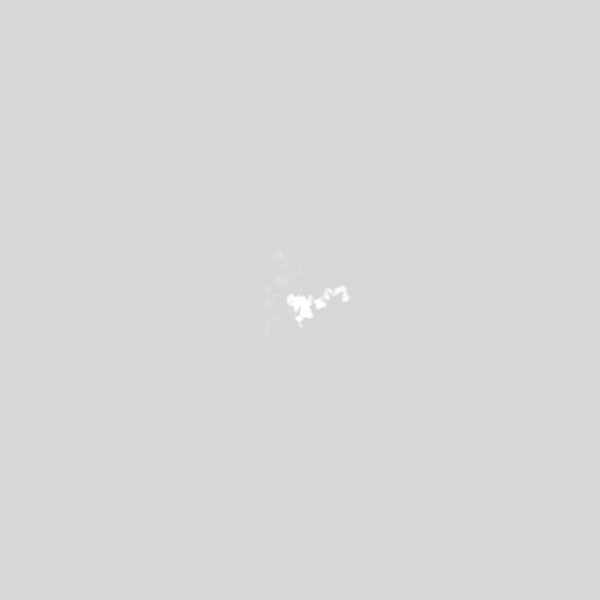
Frame 1 (no input)
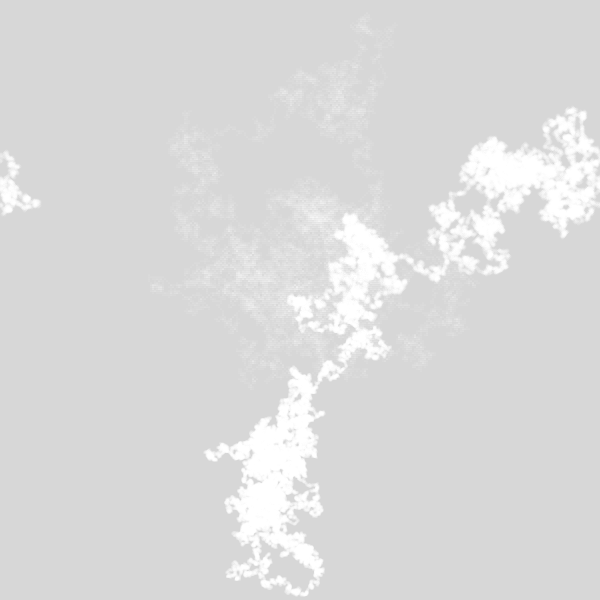
Frame 60 (no input)
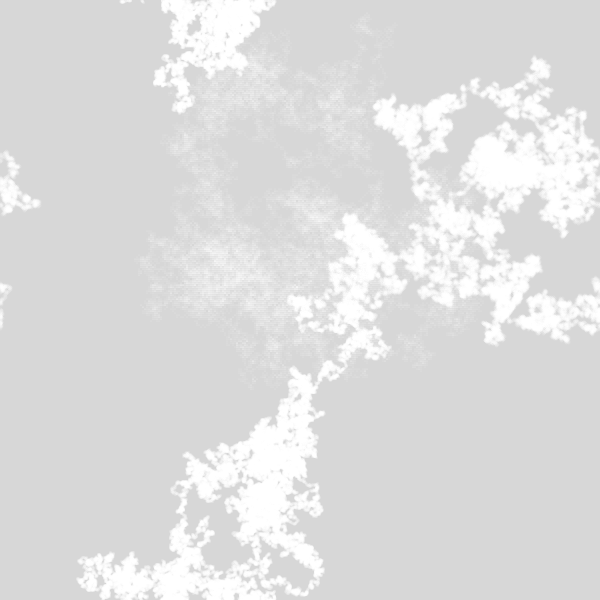
Frame 120 (the mouse pressed at the canvas centre since frame 60)

The p5.js sketch that drew these frames (run headless with seeded random() and noise() and a simulated clock; from frame 60 on, the mouse is pressed at the canvas centre):

// p5.js sketch
// ── sketch.js
let stepSize, diam;
let das = [];

function setup () {
  createCanvas(600, 600);
  background(0, 40);

  const pos = new p5.Vector(width / 2, height / 2);

  stepSize = 3;
  diam = 5;

  for (let i = 0; i < 5; i++) {
    const _stepSize =  int(random(stepSize));
    const _diam = int(random(diam));
    const _opacity = random(25, 150);
    const _da = new DumbAgent(pos, _stepSize, _diam, _opacity)

    das.push(_da);
  }
}

function draw () {
  for (const da of das) {
    da.show();
  }
}

// ── dumb_agent.js
class DumbAgent {
  constructor (pos, stepSize, diam, op) {
    this.pos = new p5.Vector(pos.x, pos.y);
    this.dir = 0;
    this.stepSize = stepSize;
    this.diam = diam;
    this.op = op;
  }

  agentMove (dir) {
    switch (dir) {
        case 0:
          this.pos.y -= this.stepSize;
          break;
        case 1:
          this.pos.x += this.stepSize;
          this.pos.y -= this.stepSize;
          break;
        case 2:
          this.pos.x += this.stepSize;
          break;
        case 3:
          this.pos.x += this.stepSize;
          this.pos.y += this.stepSize;
          break;
        case 4:
          this.pos.y += this.stepSize;
          break;
        case 5:
          this.pos.x -= this.stepSize;
          this.pos.y += this.stepSize;
          break;
        case 6:
          this.pos.x -= this.stepSize;
          break;
        default:
          this.pos.x -= this.stepSize;
          this.pos.y -= this.stepSize;
          break;
      }
  }

  edges () {
    if (this.pos.x > width) this.pos.x = 0;
    if (this.pos.x < 0) this.pos.x = width;
    if (this.pos.y > height) this.pos.y = 0;
    if (this.pos.y < 0) this.pos.y = height;
  }

  show () {
    for (let i = 0; i <= width; i++) {
      this.dir = int(random(8));

      this.agentMove(this.dir);
      this.edges();

      noStroke();
      fill(255, this.op / 2);
      circle(this.pos.x + this.stepSize / 2, this.pos.y + this.stepSize / 2, this.diam);
    }
  }
}
